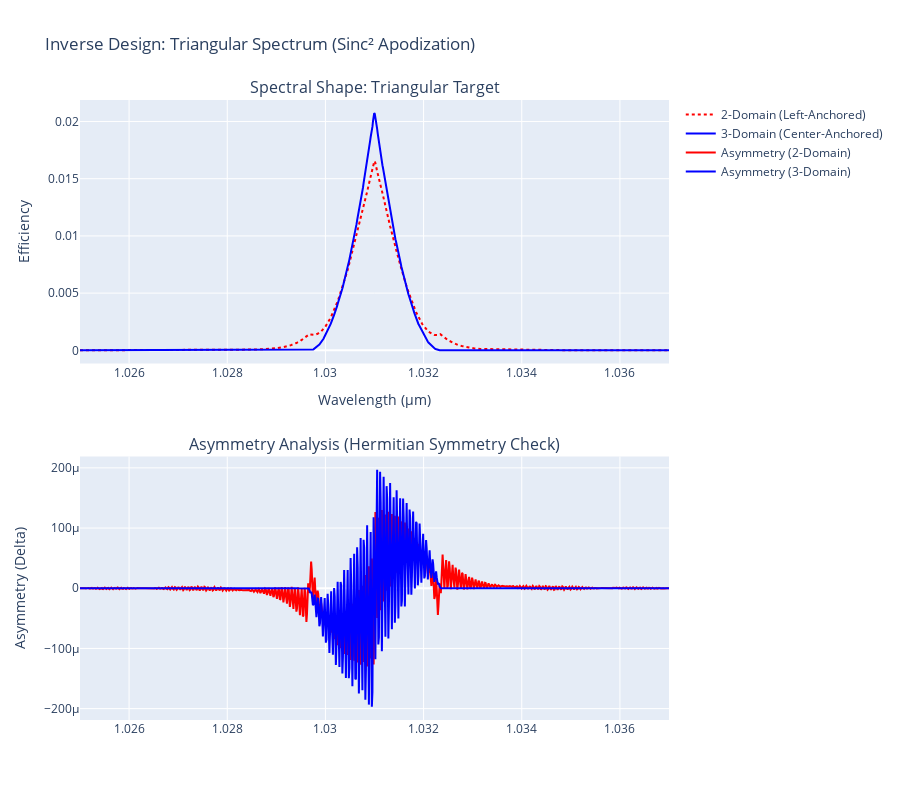

Here is the notebook cell this chart was saved with:
### Code cell
import jax
import jax.numpy as jnp
from plotly import graph_objects as go
from plotly.subplots import make_subplots

# Assuming 'qpm' package is available in your environment
# If simulating locally without this specific library, these imports
# represent the standard Split-Step or Transfer Matrix solvers.
from qpm import cwes, mgoslt

# Enable x64 for precision
jax.config.update("jax_enable_x64", val=True)

# --- 1. Common Simulation Parameters ---
NORO_CRR_FACTOR = 1.07 / 2.84 * 100
design_temp = 70.0
# Normalize kappa so max duty cycle corresponds to ideal coupling
kappa_mag = 1.31e-5 / (2 / jnp.pi)

wl_start = 1.025
wl_end = 1.037
wls = jnp.linspace(wl_start, wl_end, 1000)

# Calculate phase mismatch (delta_k)
dks = mgoslt.calc_twm_delta_k(wls, wls, design_temp)
b_initial = jnp.array(1.0 + 0.0j)
batch_simulate = jax.jit(jax.vmap(cwes.simulate_shg_npda, in_axes=(None, None, 0, None)))

# --- 2. Target Profile Generation: Sinc^2 for Triangle ---
num_periods = 10000
design_wl = 1.031

# Calculate physical period length (Lambda)
shg_width = jnp.pi / mgoslt.calc_twm_delta_k(design_wl, design_wl, design_temp)
Lp = 2 * shg_width
L_total = num_periods * Lp

# Spatial grid centered at 0
z_period_centers = (jnp.arange(num_periods) + 0.5) * Lp
z_center = L_total / 2.0
z_n = z_period_centers - z_center

# --- DESIGN MODIFICATION START ---
# Target: Sinc^2 (Fourier Pair of Triangle)
# We use a scale factor to define the "width" of the triangle in frequency
apodization_scale_factor = 20.0
sinc_arg = z_n * apodization_scale_factor / (L_total / 2.0)

# Definition: sinc^2(x)
target_profile = jnp.sinc(sinc_arg) ** 2

# Normalize to max 1.0
max_val = jnp.max(jnp.abs(target_profile))
norm_profile = target_profile / max_val

# Extract D (Magnitude) and Polarity (Sign)
mag_profile = jnp.abs(norm_profile)

# Note: For sinc^2, sign_profile is effectively always +1.
# This implies no domain flips, only duty cycle modulation.
sign_profile = jnp.sign(norm_profile)

# Apply Inverse Nonlinearity Map: D = arcsin(M) / pi
D_n = jnp.arcsin(mag_profile) / jnp.pi
# --- DESIGN MODIFICATION END ---


# --- 3. Geometry Construction ---

# A. Left-Anchored (2-Domain) - The "Control/Failure Case"
# --------------------------------------------------------
# This geometry allows the centroid to drift as D changes.
w_left_1 = D_n * Lp
w_left_2 = (1 - D_n) * Lp

# Interleave [Pulse, Gap]
widths_2d = jnp.column_stack((w_left_1, w_left_2)).ravel()

# Polarity pattern: (+, -) * sign_profile
base_signs_2d = jnp.tile(jnp.array([1.0, -1.0]), num_periods)
period_signs_repeated_2d = jnp.repeat(sign_profile, 2)
kappas_2d = kappa_mag * base_signs_2d * period_signs_repeated_2d

# B. Center-Anchored (3-Domain) - The "Correct Implementation"
# ------------------------------------------------------------
# This geometry locks the centroid at Lambda/2.
# Structure: [Gap/2, Pulse, Gap/2]
gap_widths = (1 - D_n) * Lp / 2.0
pulse_widths = D_n * Lp

# Interleave [Gap, Pulse, Gap]
widths_3d = jnp.column_stack((gap_widths, pulse_widths, gap_widths)).ravel()

# Polarity pattern: (-, +, -) * sign_profile
# Standard QPM global phase alignment: Pulse is +k
base_signs_3d = jnp.tile(jnp.array([-1.0, 1.0, -1.0]), num_periods)
period_signs_repeated_3d = jnp.repeat(sign_profile, 3)
kappas_3d = kappa_mag * base_signs_3d * period_signs_repeated_3d


# --- 4. Execution ---
print("Simulating Left-Anchored (2-Domain)...")
amps_2d = batch_simulate(widths_2d, kappas_2d, dks, b_initial)
effs_2d = jnp.abs(amps_2d) ** 2 * NORO_CRR_FACTOR

print("Simulating Center-Anchored (3-Domain)...")
amps_3d = batch_simulate(widths_3d, kappas_3d, dks, b_initial)
effs_3d = jnp.abs(amps_3d) ** 2 * NORO_CRR_FACTOR

# --- 5. Visualization ---
fig = make_subplots(
    rows=2, cols=1, subplot_titles=("Spectral Shape: Triangular Target", "Asymmetry Analysis (Hermitian Symmetry Check)"), vertical_spacing=0.15
)

# Plot 1: Spectra
fig.add_trace(
    go.Scatter(x=wls, y=effs_2d, mode="lines", name="2-Domain (Left-Anchored)", line={"color": "red", "width": 2, "dash": "dot"}), row=1, col=1
)
fig.add_trace(go.Scatter(x=wls, y=effs_3d, mode="lines", name="3-Domain (Center-Anchored)", line={"color": "blue", "width": 2}), row=1, col=1)

# Plot 2: Asymmetry (Difference from flipped version)
# Ideally, a Triangle centered at lambda_c is symmetric.
fig.add_trace(go.Scatter(x=wls, y=effs_2d - jnp.flip(effs_2d), mode="lines", name="Asymmetry (2-Domain)", line={"color": "red"}), row=2, col=1)
fig.add_trace(go.Scatter(x=wls, y=effs_3d - jnp.flip(effs_3d), mode="lines", name="Asymmetry (3-Domain)", line={"color": "blue"}), row=2, col=1)

fig.update_layout(height=800, width=900, title_text="Inverse Design: Triangular Spectrum (Sinc² Apodization)")
fig.update_xaxes(title_text="Wavelength (µm)", row=1, col=1)
fig.update_yaxes(title_text="Efficiency", row=1, col=1)
fig.update_yaxes(title_text="Asymmetry (Delta)", row=2, col=1)

fig.show()

### Figure 1 — Plotly figure (JSON) as saved in the notebook; plotly's stock layout.template omitted (floating-point values rounded to 4 significant figures; data arrays with more than 128 entries replaced by an {"elided": "..."} marker saying what was removed)
{"data": [{"line": {"color": "red", "dash": "dot", "width": 2}, "mode": "lines", "name": "2-Domain (Left-Anchored)", "type": "scatter", "x": {"elided": "1000 float values"}, "xaxis": "x", "y": {"elided": "1000 float values"}, "yaxis": "y"}, {"line": {"color": "blue", "width": 2}, "mode": "lines", "name": "3-Domain (Center-Anchored)", "type": "scatter", "x": {"elided": "1000 float values"}, "xaxis": "x", "y": {"elided": "1000 float values"}, "yaxis": "y"}, {"line": {"color": "red"}, "mode": "lines", "name": "Asymmetry (2-Domain)", "type": "scatter", "x": {"elided": "1000 float values"}, "xaxis": "x2", "y": {"elided": "1000 float values"}, "yaxis": "y2"}, {"line": {"color": "blue"}, "mode": "lines", "name": "Asymmetry (3-Domain)", "type": "scatter", "x": {"elided": "1000 float values"}, "xaxis": "x2", "y": {"elided": "1000 float values"}, "yaxis": "y2"}], "layout": {"annotations": [{"font": {"size": 16}, "showarrow": false, "text": "Spectral Shape: Triangular Target", "x": 0.5, "xanchor": "center", "xref": "paper", "y": 1, "yanchor": "bottom", "yref": "paper"}, {"font": {"size": 16}, "showarrow": false, "text": "Asymmetry Analysis (Hermitian Symmetry Check)", "x": 0.5, "xanchor": "center", "xref": "paper", "y": 0.425, "yanchor": "bottom", "yref": "paper"}], "height": 800, "title": {"text": "Inverse Design: Triangular Spectrum (Sinc² Apodization)"}, "width": 900, "xaxis": {"anchor": "y", "domain": [0, 1], "title": {"text": "Wavelength (µm)"}}, "xaxis2": {"anchor": "y2", "domain": [0, 1]}, "yaxis": {"anchor": "x", "domain": [0.575, 1], "title": {"text": "Efficiency"}}, "yaxis2": {"anchor": "x2", "domain": [0, 0.425], "title": {"text": "Asymmetry (Delta)"}}}}
